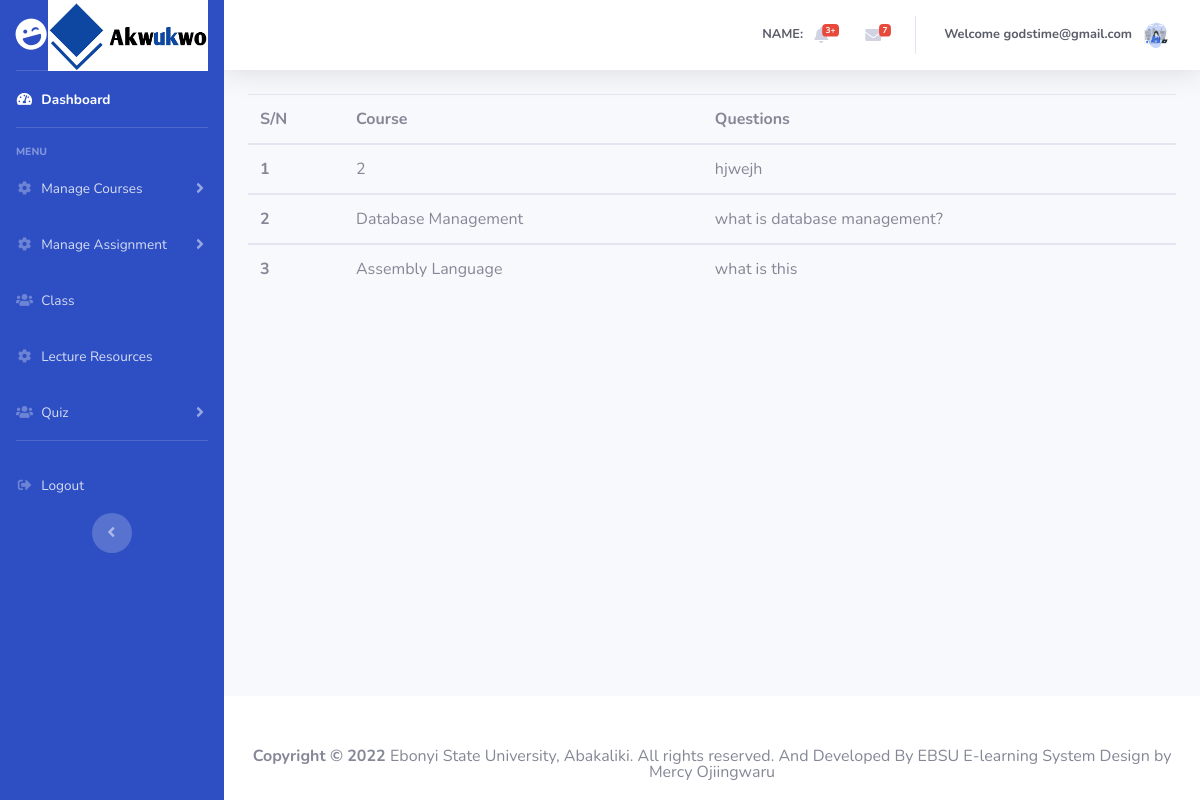
Page /students/viewassignment.php (signed in) on the committed database.
### tables this page shows
CREATE TABLE `assignment` (
  `id` int(10) NOT NULL,
  `lecturerid` int(10) NOT NULL,
  `coursetitle` varchar(40) NOT NULL,
  `coursecode` varchar(10) NOT NULL,
  `assignment` text NOT NULL,
  `date` varchar(20) NOT NULL
);

### server/classes/dbconnection.php (called while the page is built, shortened)
<?php
class DbConnection {
	private $host = "localhost";
	private $dbname = "e-learning";
	private $username = "root";
	private $password = "";
	public function __construct() {
		try {
			$this->connection = new PDO('mysql:host='.$this->host.';dbname='.$this->dbname, $this->username, $this->password);
		} catch(PDOException $ex) {
			echo $ex->getMessage();
		}
	}
}
?>

### server/classes/fetchData.php (called while the page is built, shortened)
<?php
    require_once('dbconnection.php');
    class fetchData extends DbConnection {
        public function displayAssignmentToStudent(){
            $sql = "SELECT * FROM assignment ORDER BY id";
            $qry = $this->connection->prepare($sql);
            $exec = $qry->execute(array());
            if($qry->errorCode() == 0){
                if ($qry->rowCount() > 0) {
                    return $qry->fetchAll(PDO::FETCH_ASSOC);
                }else{
                    return 0;
                }
            }else{
                return array('status'=>0, 'message'=>$qry->errorInfo());
            }
        }
    }
?>

### students/viewassignment.php (the view)
<?php
	require_once 'header.php';
  require_once '../server/classes/fetchData.php';
  $fetchData = new fetchData;
?>
        <div class="container-fluid">
          <div>
          <table class="table table-hover">
                  <thead>
                      <tr>
                        <th scope="col">S/N</th>
                        <th scope="col">Course</th>
                        <th scope="col">Questions</th>
                      </tr>
                  </thead>
                  <?php
                      $fetchResponse = $fetchData->displayAssignmentToStudent();
                      if(is_array($fetchResponse)){
                        if(isset($fetchResponse['status'])){
                            '<div class="alert alert-danger">'.print_r($fetchResponse['message']).'</div>';
                        }else {
                          $count = 1;
                          foreach($fetchResponse as $row){
                    ?>
                  <tbody>
                    <tr>
                      <th scope="row"><?php echo $count; ?></th>
                      <td name="cos[]"><?php echo $row['coursetitle']?></td>
                      <td name="cos[]"><?php echo $row['assignment']?></td>
                    </tr>
                  </tbody>
                  <?php
                      $count+=1;
                    }}}?>
              </table>
          </div>
        </div>
      </div>
<?php
	require_once 'footer.php';
?>

### assets/css/style.css (style rules this page uses)
* { margin:0; padding: 0; box-sizing: border-box; }

### rows in the picture
assignment: coursetitle "2", assignment "hjwejh"
assignment: coursetitle "Database Management", assignment "what is database management?"
assignment: coursetitle "Assembly Language", assignment "what is this"

### other values in the picture
$_SESSION['email'] "godstime@gmail.com"
FULL_NAME "EBSU E-learning System"
DEVELOPERNAME "Mercy Ojiingwaru"
